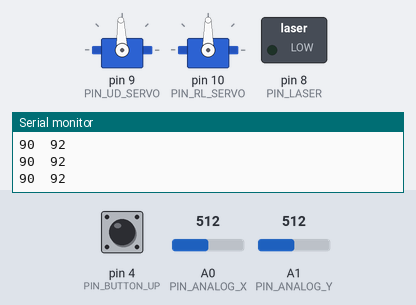
A sketch run on a simulated Arduino Uno, built with avr-gcc and run on an emulated ATmega328P. On the bench: 2 × servo, switched loads named in the sketch (green lamp = pin HIGH), the last lines printed to the serial monitor. Inputs (shaded band) come from the test bench; at power-on: A0 (PIN_ANALOG_X) = 512, A1 (PIN_ANALOG_Y) = 512, pin 4 (PIN_BUTTON_UP) HIGH.

Above: at 1.2 s.
1.3 s: A0 (PIN_ANALOG_X) set to 572
At 2.7 s:
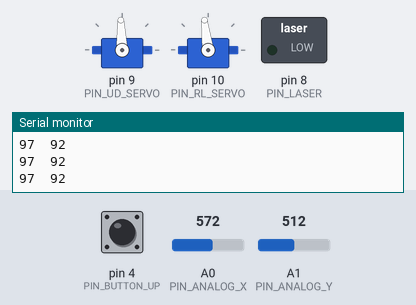
4.3 s: A0 (PIN_ANALOG_X) set to 598
At 5.1 s:
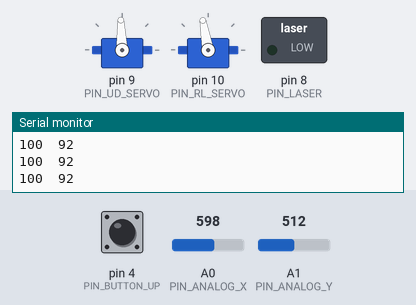
5.8 s: A1 (PIN_ANALOG_Y) set to 716
At 6.1 s:
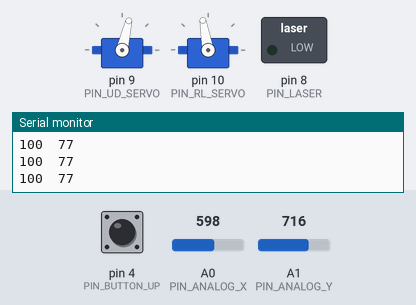
7.3 s: pin 4 (PIN_BUTTON_UP) pulled LOW for 0.15 s
At 7.37 s:
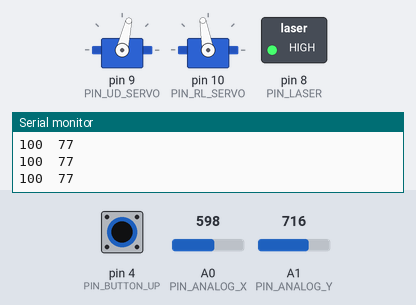
8.9 s: A1 (PIN_ANALOG_Y) set to 1023
At 9.6 s:
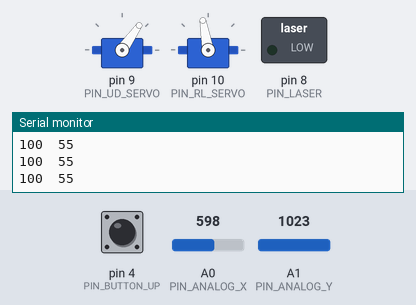
10.4 s: pin 4 (PIN_BUTTON_UP) pulled LOW for 1 s
At 10.7 s:
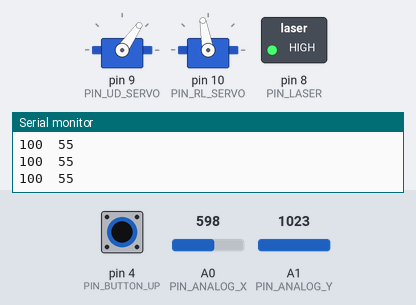
Timing chart, 0 to 13.4 s (numbered marks = the images above; inputs shaded):
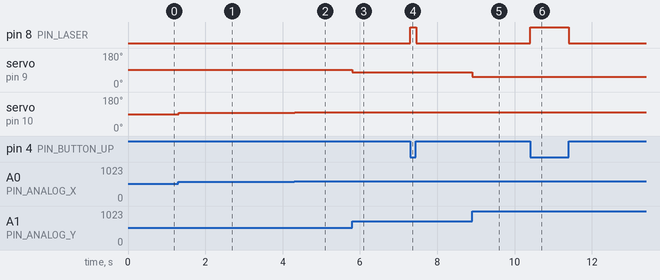

Measured:
- after the input at 1.3 s, servo on pin 10 (PIN_RL_SERVO): 90° → 97° at once
- after the input at 4.3 s, servo on pin 10 (PIN_RL_SERVO): 97° → 100° at once
- after the input at 5.8 s, servo on pin 9 (PIN_UD_SERVO): 92° → 77° at once
- after the input at 7.3 s, pin 8 (PIN_LASER): LOW → HIGH at once, → LOW 0.15 s later
- after the input at 8.9 s, servo on pin 9 (PIN_UD_SERVO): 77° → 55° at once
- after the input at 10.4 s, pin 8 (PIN_LASER): LOW → HIGH at once, → LOW 1.0 s later

The sketch:

PanTilt.ino
```cpp
/**
 * PanTilt.ino
 *
 * test out pan/tilt bracket and servos with joystick shield
 **/

#include <Servo.h>

const byte PIN_BUTTON_UP = 4;
const byte PIN_LASER = 8;

const byte PIN_ANALOG_X = 0; /* up = 1023, down = 0, center = 533*/
const byte PIN_ANALOG_Y = 1; /* right = 1023, left = 0, center = 512 */

const byte PIN_UD_SERVO = 9;
const byte PIN_RL_SERVO = 10;
Servo ud_servo, rl_servo;

int updown, rightleft;
const int UD_MIN = 55;
const int UD_MAX = 130;
const int LR_MIN = 25;
const int LR_MAX = 155;

void setup() {
  pinMode(PIN_BUTTON_UP, INPUT);
  digitalWrite(PIN_BUTTON_UP, HIGH);

  pinMode(PIN_LASER, OUTPUT);

  ud_servo.attach(PIN_UD_SERVO);
  rl_servo.attach(PIN_RL_SERVO);

  pinMode(PIN_ANALOG_X, INPUT);
  pinMode(PIN_ANALOG_Y, INPUT);

  Serial.begin(9600);
}


void loop() {
  digitalWrite(PIN_LASER, 1 - digitalRead(PIN_BUTTON_UP));

  rightleft = map(analogRead(PIN_ANALOG_X), 0, 1023,
                  LR_MIN, LR_MAX);
  updown    = map(analogRead(PIN_ANALOG_Y), 1023, 0,
                  UD_MIN, UD_MAX);

  Serial.print(rightleft);
  Serial.print("\t");
  Serial.println(updown);

  ud_servo.write(updown);
  rl_servo.write(rightleft);
  delay(10);
}
```
